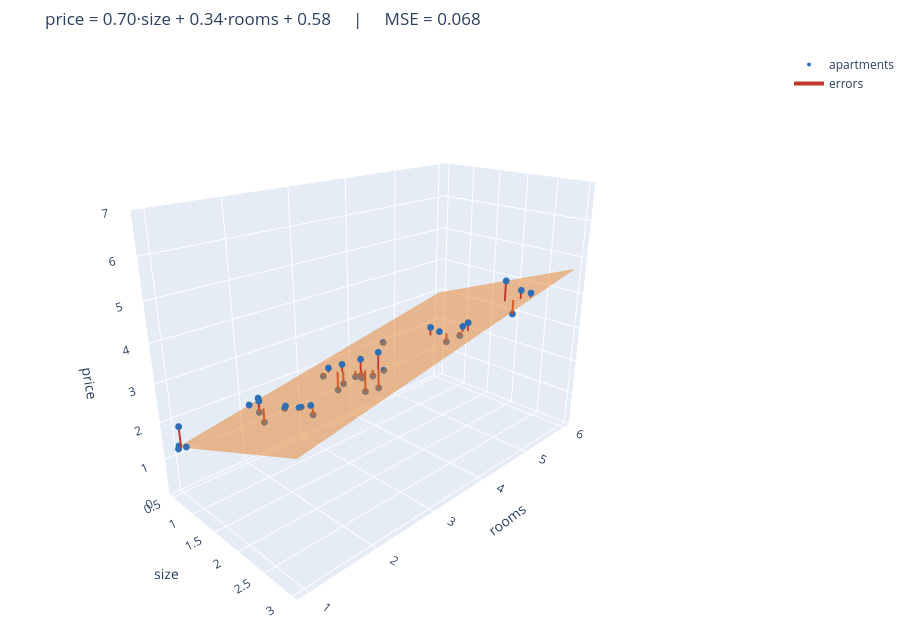

The cell this chart's notebook holds for it:
### Code cell
# The best plane (the smallest possible average squared miss)
A = np.column_stack([size2, rooms, np.ones(n2)])
w1_best, w2_best, b2_best = np.linalg.lstsq(A, price2, rcond=None)[0]
print(f"Best plane: price = {w1_best:.2f}·size + {w2_best:.2f}·rooms + {b2_best:.2f}")
draw_plane(w1_best, w2_best, b2_best)

### Figure 1 — Plotly figure (JSON) as saved in the notebook; plotly's stock layout.template omitted (floating-point values rounded to 4 significant figures; data arrays with more than 128 entries replaced by an {"elided": "..."} marker saying what was removed)
{"data": [{"colorscale": [[0, "#e07a1f"], [1, "#e07a1f"]], "name": "our plane", "opacity": 0.5, "showscale": false, "type": "surface", "x": {"elided": "20x20 float values"}, "y": {"elided": "20x20 float values"}, "z": {"elided": "20x20 float values"}}, {"marker": {"color": "#2f6db5", "size": 4}, "mode": "markers", "name": "apartments", "type": "scatter3d", "x": [0.5892, 1.787, 1.666, 2.793, 2.073, 1.785, 1.742, 1.119, 0.5295, 0.981, 2.23, 1.002, 1.424, 0.5093, 2.575, 0.8862, 1.169, 2.701, 1.774, 2.618, 2.099, 2.354, 0.7287, 1.853, 1.769, 2.678, 1.403, 1.995, 0.6481, 1.469, 1.308, 0.8755, 2.541, 1.449, 2.947, 1.975, 2.013, 2.095, 2.191, 0.877], "y": [1.0, 3.0, 3.0, 5.0, 4.0, 2.0, 2.0, 3.0, 1.0, 2.0, 4.0, 3.0, 3.0, 1.0, 4.0, 2.0, 4.0, 4.0, 3.0, 4.0, 3.0, 4.0, 1.0, 3.0, 3.0, 5.0, 3.0, 3.0, 2.0, 2.0, 3.0, 2.0, 5.0, 2.0, 5.0, 2.0, 2.0, 3.0, 3.0, 2.0], "z": [1.904, 2.659, 2.612, 4.475, 3.614, 2.554, 2.506, 2.518, 1.333, 1.573, 3.583, 2.212, 2.265, 1.236, 3.66, 2.089, 2.71, 4.058, 2.72, 3.921, 2.59, 3.38, 1.465, 2.329, 3.146, 3.787, 2.79, 2.842, 1.817, 2.361, 2.016, 2.163, 4.619, 2.284, 4.47, 2.73, 2.519, 3.515, 3.109, 1.774]}, {"line": {"color": "#c0392b", "width": 4}, "mode": "lines", "name": "errors", "type": "scatter3d", "x": [0.5892, 0.5892, null, 1.787, 1.787, null, 1.666, 1.666, null, 2.793, 2.793, null, 2.073, 2.073, null, 1.785, 1.785, null, 1.742, 1.742, null, 1.119, 1.119, null, 0.5295, 0.5295, null, 0.981, 0.981, null, 2.23, 2.23, null, 1.002, 1.002, null, 1.424, 1.424, null, 0.5093, 0.5093, null, 2.575, 2.575, null, 0.8862, 0.8862, null, 1.169, 1.169, null, 2.701, 2.701, null, 1.774, 1.774, null, 2.618, 2.618, null, 2.099, 2.099, null, 2.354, 2.354, null, 0.7287, 0.7287, null, 1.853, 1.853, null, 1.769, 1.769, null, 2.678, 2.678, null, 1.403, 1.403, null, 1.995, 1.995, null, 0.6481, 0.6481, null, 1.469, 1.469, null, 1.308, 1.308, null, 0.8755, 0.8755, null, 2.541, 2.541, null, 1.449, 1.449, null, 2.947, 2.947, null, 1.975, 1.975, null, 2.013, 2.013, null, 2.095, 2.095, null, 2.191, 2.191, null, 0.877, 0.877, null], "y": [1, 1, null, 3, 3, null, 3, 3, null, 5, 5, null, 4, 4, null, 2, 2, null, 2, 2, null, 3, 3, null, 1, 1, null, 2, 2, null, 4, 4, null, 3, 3, null, 3, 3, null, 1, 1, null, 4, 4, null, 2, 2, null, 4, 4, null, 4, 4, null, 3, 3, null, 4, 4, null, 3, 3, null, 4, 4, null, 1, 1, null, 3, 3, null, 3, 3, null, 5, 5, null, 3, 3, null, 3, 3, null, 2, 2, null, 2, 2, null, 3, 3, null, 2, 2, null, 5, 5, null, 2, 2, null, 5, 5, null, 2, 2, null, 2, 2, null, 3, 3, null, 3, 3, null, 2, 2, null], "z": [1.904, 1.336, null, 2.659, 2.856, null, 2.612, 2.771, null, 4.475, 4.242, null, 3.614, 3.397, null, 2.554, 2.514, null, 2.506, 2.484, null, 2.518, 2.389, null, 1.333, 1.294, null, 1.573, 1.951, null, 3.583, 3.507, null, 2.212, 2.307, null, 2.265, 2.602, null, 1.236, 1.28, null, 3.66, 3.749, null, 2.089, 1.885, null, 2.71, 2.765, null, 4.058, 3.837, null, 2.72, 2.847, null, 3.921, 3.779, null, 2.59, 3.075, null, 3.38, 3.594, null, 1.465, 1.434, null, 2.329, 2.902, null, 3.146, 2.844, null, 3.787, 4.162, null, 2.79, 2.588, null, 2.842, 3.002, null, 1.817, 1.718, null, 2.361, 2.293, null, 2.016, 2.521, null, 2.163, 1.877, null, 4.619, 4.066, null, 2.284, 2.278, null, 4.47, 4.35, null, 2.73, 2.647, null, 2.519, 2.673, null, 3.515, 3.072, null, 3.109, 3.139, null, 1.774, 1.878, null]}], "layout": {"height": 620, "margin": {"b": 0, "l": 0, "r": 0, "t": 50}, "scene": {"camera": {"eye": {"x": 1.6, "y": -1.6, "z": 0.9}}, "xaxis": {"title": {"text": "size"}}, "yaxis": {"title": {"text": "rooms"}}, "zaxis": {"range": [0, 7], "title": {"text": "price"}}}, "title": {"text": "price = 0.70·size + 0.34·rooms + 0.58     |     MSE = 0.068"}}}
